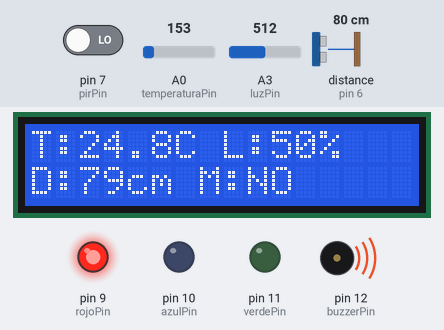
A sketch run on a simulated Arduino Uno, built with avr-gcc and run on an emulated ATmega328P. On the bench: 16×2 character LCD, output pins drawn as LEDs (lit = HIGH), buzzer (waves = sounding). Wiring (inferred from the names in the program): ultrasonic range finder: trigger pin 5; echo pin 6. Inputs (shaded band) come from the test bench; at power-on: pin 7 (pirPin) LOW, distance to the obstacle (sensor on pin 6) 80 cm, A3 (luzPin) = 512, A0 (temperaturaPin) = 153. The echo pulse lasts 58.3 µs per cm; pins used as bus, display or sensor lines are not drawn; what the sketch prints to the serial monitor is not drawn.

Above: at 2.75 s.
2.8 s: pin 7 (pirPin) driven HIGH
At 4.6 s:
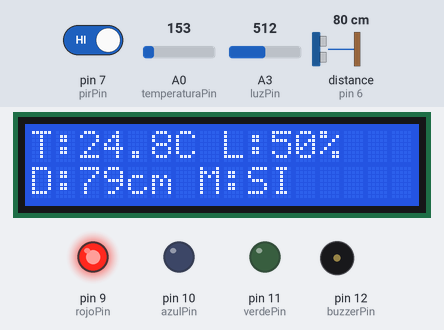
5.3 s: distance to the obstacle (sensor on pin 6) set to 97 cm
At 5.84 s:
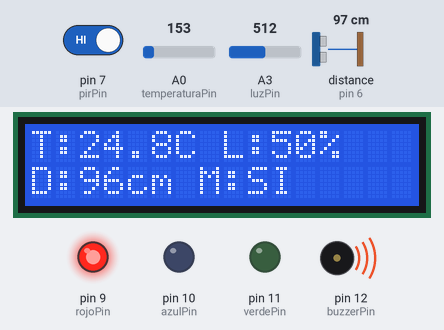
7.2 s: distance to the obstacle (sensor on pin 6) set to 104 cm
At 8.4 s:
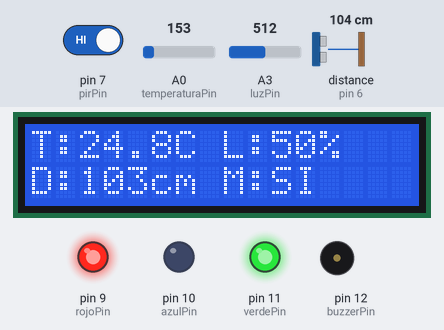
10.1 s: A3 (luzPin) set to 221
At 10.41 s:
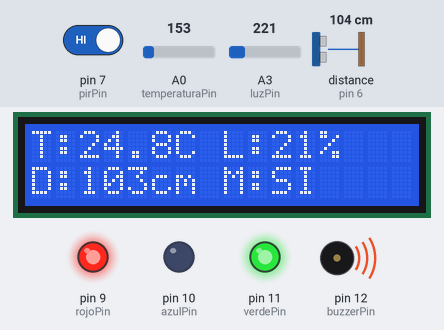
11.8 s: A3 (luzPin) set to 194
At 13.9 s:
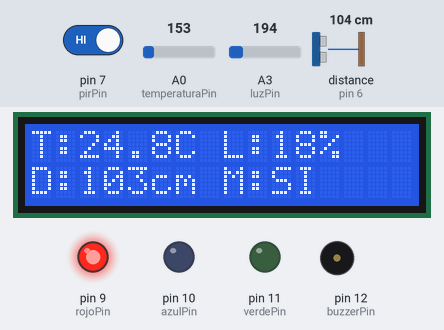
14.0 s: pin 7 (pirPin) driven LOW
At 15.3 s:
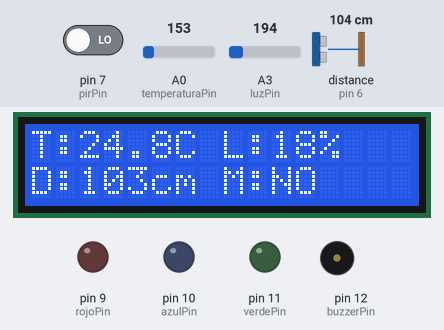
Timing chart, 0 to 16.6 s (numbered marks = the images above; inputs shaded):
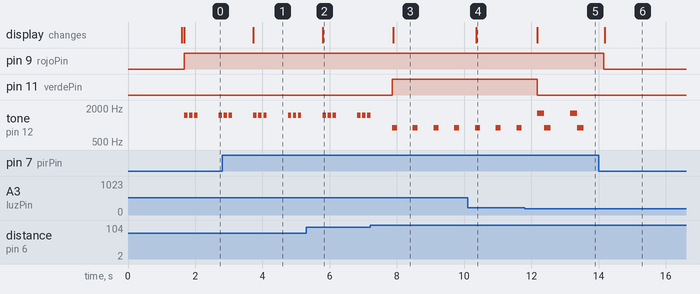

The sketch:

code.ino
```cpp
#include <Adafruit_LiquidCrystal.h>

Adafruit_LiquidCrystal lcd(0);

const int temperaturaPin = A0;
const int luzPin = A3;
const int pirPin = 7;

const int trigPin = 5;
const int echoPin = 6;

const int buzzerPin = 12;

const int rojoPin = 9;
const int azulPin = 10;
const int verdePin = 11;

void setup() {
  Serial.begin(9600);

  pinMode(pirPin, INPUT);

  pinMode(trigPin, OUTPUT);
  pinMode(echoPin, INPUT);

  pinMode(buzzerPin, OUTPUT);

  pinMode(rojoPin, OUTPUT);
  pinMode(verdePin, OUTPUT);
  pinMode(azulPin, OUTPUT);

  digitalWrite(trigPin, LOW);

  lcd.begin(16, 2);
  lcd.setBacklight(HIGH);

  lcd.setCursor(0, 0);
  lcd.print("Sistema museo");

  lcd.setCursor(0, 1);
  lcd.print("Iniciando...");

  delay(1500);
  lcd.clear();
}

void loop() {
  int valorTemperatura = analogRead(temperaturaPin);

  float voltaje =
    valorTemperatura * 5.0 / 1023.0;

  float temperatura =
    (voltaje - 0.5) * 100.0;

  int valorLuz = analogRead(luzPin);

  int porcentajeLuz =
    map(valorLuz, 0, 1023, 0, 100);

  porcentajeLuz =
    constrain(porcentajeLuz, 0, 100);

  bool noche = porcentajeLuz < 20;

  int movimiento = digitalRead(pirPin);

  digitalWrite(trigPin, LOW);
  delayMicroseconds(2);

  digitalWrite(trigPin, HIGH);
  delayMicroseconds(10);

  digitalWrite(trigPin, LOW);

  long duracion =
    pulseIn(echoPin, HIGH, 30000);

  float distancia;

  if (duracion == 0) {
    distancia = -1;
  } else {
    distancia =
      duracion * 0.0343 / 2.0;
  }

  lcd.setCursor(0, 0);
  lcd.print("                ");

  lcd.setCursor(0, 0);
  lcd.print("T:");
  lcd.print(temperatura, 1);
  lcd.print("C");

  lcd.print(" L:");
  lcd.print(porcentajeLuz);
  lcd.print("%");

  lcd.setCursor(0, 1);
  lcd.print("                ");

  lcd.setCursor(0, 1);
  lcd.print("D:");

  if (distancia == -1) {
    lcd.print("---");
  } else {
    lcd.print((int)distancia);
  }

  lcd.print("cm M:");

  if (movimiento == HIGH) {
    lcd.print("SI");
  } else {
    lcd.print("NO");
  }

  Serial.print("Temperatura: ");
  Serial.print(temperatura, 1);
  Serial.print(" C");

  Serial.print(" | Luz: ");
  Serial.print(porcentajeLuz);
  Serial.print("%");

  Serial.print(" | Movimiento: ");

  if (movimiento == HIGH) {
    Serial.print("SI");
  } else {
    Serial.print("NO");
  }

  Serial.print(" | Distancia: ");

  if (distancia == -1) {
    Serial.print("SIN RESPUESTA");
  } else {
    Serial.print(distancia, 1);
    Serial.print(" cm");
  }

  Serial.print(" | Momento: ");

  if (noche == true) {
    Serial.print("NOCHE");
  } else {
    Serial.print("DIA");
  }

  analogWrite(rojoPin, 0);
  analogWrite(verdePin, 0);
  analogWrite(azulPin, 0);

  noTone(buzzerPin);

  if (
    noche == true &&
    (
      movimiento == HIGH ||
      temperatura > 39
    )
  ) {
    analogWrite(rojoPin, 255);
    analogWrite(verdePin, 0);
    analogWrite(azulPin, 0);

    tone(buzzerPin, 1600);
    delay(200);

    tone(buzzerPin, 900);
    delay(200);

    noTone(buzzerPin);

    Serial.println(
      " | Estado: ALARMA NOCTURNA"
    );
  }

  else if (
    noche == false &&
    distancia > 0 &&
    distancia < 100
  ) {
    analogWrite(rojoPin, 255);
    analogWrite(verdePin, 0);
    analogWrite(azulPin, 0);

    tone(buzzerPin, 1500, 100);
    delay(150);

    tone(buzzerPin, 1500, 100);
    delay(150);

    tone(buzzerPin, 1500, 100);
    delay(150);

    Serial.println(
      " | Estado: DISTANCIA MENOR A 1 METRO"
    );
  }

  else if (temperatura > 39) {
    analogWrite(rojoPin, 255);
    analogWrite(verdePin, 0);
    analogWrite(azulPin, 0);

    tone(buzzerPin, 1200, 200);

    Serial.println(
      " | Estado: TEMPERATURA ALTA"
    );
  }

  else if (movimiento == HIGH) {
    analogWrite(rojoPin, 255);
    analogWrite(verdePin, 255);
    analogWrite(azulPin, 0);

    tone(buzzerPin, 900, 150);

    Serial.println(
      " | Estado: MOVIMIENTO DETECTADO"
    );
  }

  else {
    analogWrite(rojoPin, 0);
    analogWrite(verdePin, 0);
    analogWrite(azulPin, 0);

    noTone(buzzerPin);

    if (noche == true) {
      Serial.println(
        " | Estado: VIGILANCIA NOCTURNA"
      );
    } else {
      Serial.println(
        " | Estado: NORMAL"
      );
    }
  }

  delay(500);
}
```

Measured:
- the behaviour switches between 100 and 101 cm on distance to the obstacle (sensor on pin 6) (found by bisection; images 2 and 3)
- the behaviour switches between 205 and 204 on A3 (luzPin) (found by bisection; images 4 and 5)
- after the input at 2.8 s, the display: changes after 0.93 s (image 1)
- after the input at 5.3 s, the display: changes after 0.49 s (image 2)
- after the input at 7.2 s, pin 11 (verdePin): LOW → HIGH after 0.66 s; the display: changes after 0.69 s (image 3)
- after the input at 10.1 s, the display: changes after 0.26 s (image 4)
- after the input at 11.8 s, pin 11 (verdePin): HIGH → LOW after 0.38 s; the display: changes after 0.38 s (image 5)
- after the input at 14.0 s, pin 9 (rojoPin): HIGH → LOW after 0.15 s; tone on pin 12 (buzzerPin): stops changing and stays silent; the display: changes after 0.18 s (image 6)
